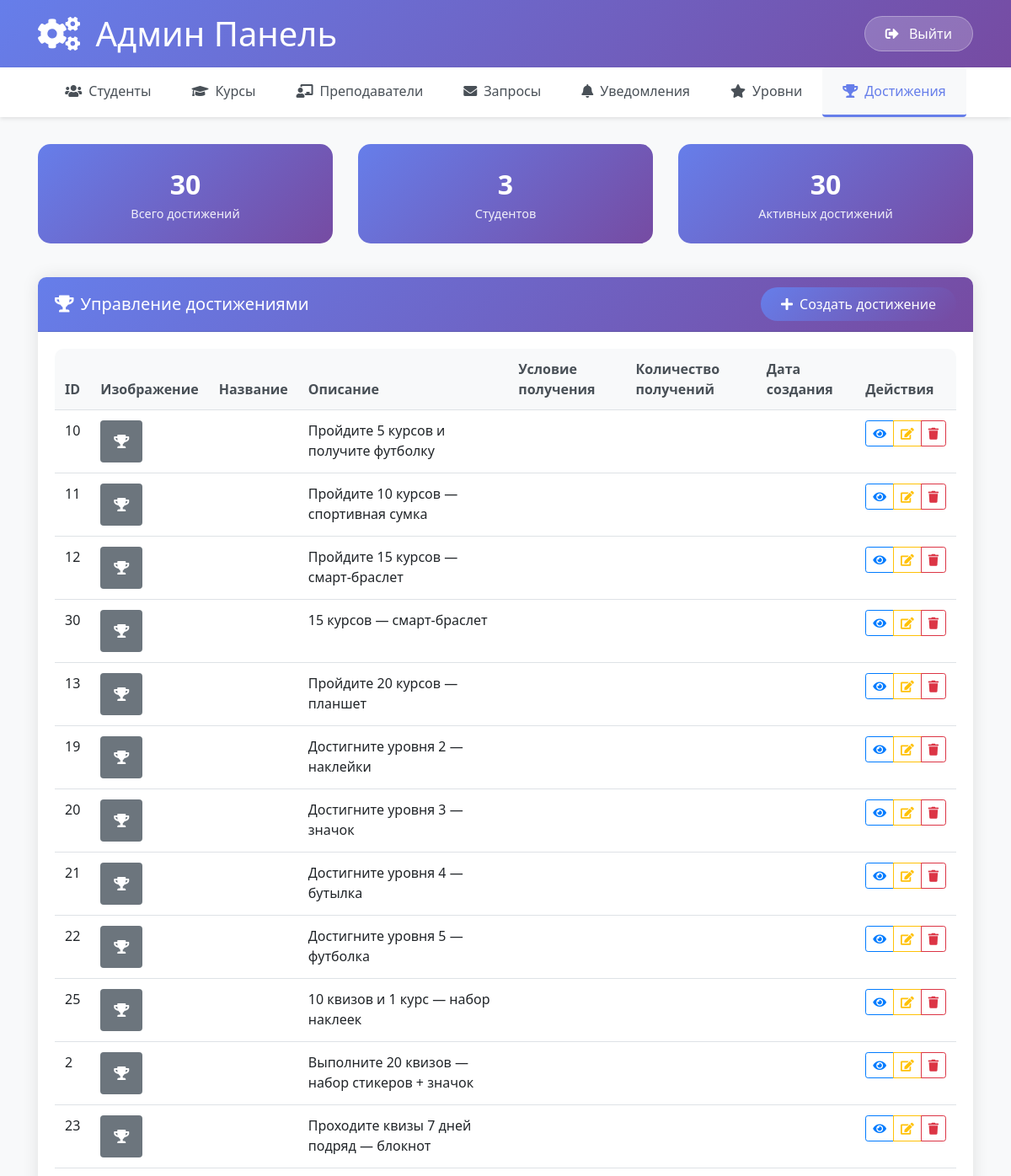
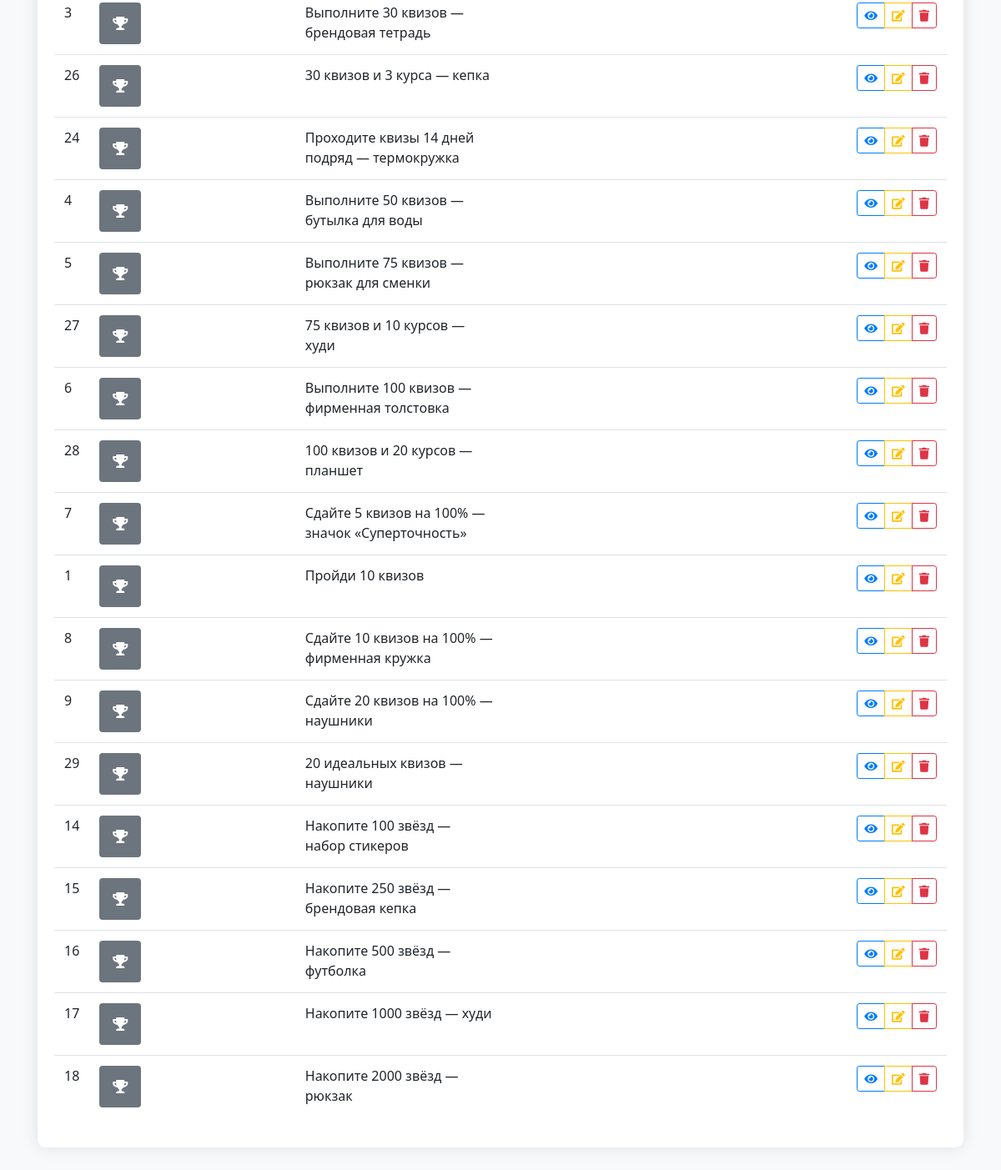
/admin_achievements/ (signed in), run on the app's committed database (2 pictures, top to bottom).
### courses/models.py (models this page shows, shortened)
class Achievement(models.Model):
    CONDITION_TYPES = [
        ('passed_quizzes', 'Пройдено квизов (>=70%)'),
        ('perfect_quizzes', 'Квизы на 100%'),
        ('completed_courses', 'Завершено курсов'),
        ('total_stars', 'Накоплено звёзд'),
        ('level_reached', 'Достигнут уровень'),
    ]
    code = models.CharField(max_length=64, unique=True)
    title = models.CharField(max_length=255)
    description = models.TextField(blank=True)
    condition_type = models.CharField(max_length=32, choices=CONDITION_TYPES)
    condition_value = models.IntegerField()
    reward = models.CharField(max_length=255, help_text='Название приза/награды (наклейки, футболка и т.д.)')
    reward_icon = models.CharField(max_length=16, blank=True, default='🎁')
    is_active = models.BooleanField(default=True)
    class Meta:
        ordering = ['condition_type', 'condition_value']

### courses/views.py (the view, shortened to what this page needs)
# urls.py: path('admin_achievements/', views.admin_achievements_page, name='admin_achievements_page'),
@login_required
def admin_achievements_page(request):
    from .models import Achievement, Student
    achievements = Achievement.objects.all()
    students = Student.objects.all()
    context = {
        'achievements': achievements,
        'students': students,
        'active_tab': 'achievements'
    }
    return render(request, 'courses/admin_achievements_page.html', context)

### courses/templates/courses/admin_achievements_page.html (shortened to what this page needs)
{% extends 'courses/admin_base.html' %}
{% block content %}
<div class="row mb-4">
    <div class="col-md-4">
        <div class="stats-card text-center">
            <div class="stats-number">{{ achievements.count }}</div>
            <div class="stats-label">Всего достижений</div>
        </div>
    </div>
    <div class="col-md-4">
        <div class="stats-card text-center">
            <div class="stats-number">{{ students.count }}</div>
            <div class="stats-label">Студентов</div>
        </div>
    </div>
    <div class="col-md-4">
        <div class="stats-card text-center">
            <div class="stats-number">{{ achievements|length }}</div>
            <div class="stats-label">Активных достижений</div>
        </div>
    </div>
</div>
<div class="row">
    <div class="col-12">
        <div class="card">
            <div class="card-header d-flex justify-content-between align-items-center">
                <h5 class="mb-0">
                    <i class="fas fa-trophy mr-2"></i>Управление достижениями
                </h5>
                <button class="btn btn-primary" data-toggle="modal" data-target="#addAchievementModal">
                    <i class="fas fa-plus mr-2"></i>Создать достижение
                </button>
            </div>
            <div class="card-body">
                <div class="table-responsive">
                    <table class="table table-hover">
                        <thead>
                            <tr>
                                <th>ID</th>
                                <th>Изображение</th>
                                <th>Название</th>
                                <th>Описание</th>
                                <th>Условие получения</th>
                                <th>Количество получений</th>
                                <th>Дата создания</th>
                                <th>Действия</th>
                            </tr>
                        </thead>
                        <tbody>
                            {% for achievement in achievements %}
                            <tr>
                                <td>{{ achievement.id }}</td>
                                <td>
                                    {% if achievement.image %}
                                        <img src="{{ achievement.image.url }}" alt="Achievement" class="rounded" width="50" height="50" style="object-fit: cover;">
                                    {% else %}
                                        <div class="rounded bg-secondary text-white d-flex align-items-center justify-content-center" style="width: 50px; height: 50px;">
                                            <i class="fas fa-trophy"></i>
                                        </div>
                                    {% endif %}
                                </td>
                                <td>{{ achievement.name }}</td>
                                <td>{{ achievement.description|truncatechars:50 }}</td>
                                <td>{{ achievement.condition|truncatechars:50 }}</td>
                                <td>{{ achievement.students.count }}</td>
                                <td>{{ achievement.created_at|date:"d.m.Y" }}</td>
                                <td>
                                    <div class="btn-group" role="group">
                                        <button class="btn btn-sm btn-outline-primary" onclick="viewAchievement({{ achievement.id }})">
                                            <i class="fas fa-eye"></i>
                                        </button>
                                        <button class="btn btn-sm btn-outline-warning" onclick="editAchievement({{ achievement.id }})">
                                            <i class="fas fa-edit"></i>
                                        </button>
                                        <button class="btn btn-sm btn-outline-danger" onclick="deleteAchievement({{ achievement.id }})">
                                            <i class="fas fa-trash"></i>
                                        </button>
                                    </div>
                                </td>
                            </tr>
                            {% empty %}
                            <tr>
                                <td colspan="8" class="text-center text-muted">Достижения не найдены</td>
                            </tr>
                            {% endfor %}
                        </tbody>
                    </table>
                </div>
            </div>
        </div>
    </div>
</div>
{% endblock %}

### courses/templates/courses/admin_base.html (style rules this page uses)
body { font-family: 'Segoe UI', Tahoma, Geneva, Verdana, sans-serif; background-color: #f8f9fa; }
.card { border: none; box-shadow: 0 0 20px rgba(0,0,0,0.1); border-radius: 10px; margin-bottom: 1.5rem; }
.card-header { background: linear-gradient(135deg, #667eea 0%, #764ba2 100%); color: white; border-radius: 10px 10px 0 0 !important; font-weight: 600; }
.btn-primary { background: linear-gradient(135deg, #667eea 0%, #764ba2 100%); border: none; border-radius: 25px; padding: 0.5rem 1.5rem; }
.table { background: white; border-radius: 10px; overflow: hidden; }
.table thead th { background: #f8f9fa; border: none; font-weight: 600; color: #495057; }
.stats-card { background: linear-gradient(135deg, #667eea 0%, #764ba2 100%); color: white; border-radius: 15px; padding: 1.5rem; margin-bottom: 1rem; }
.stats-card .stats-number { font-size: 2rem; font-weight: bold; }
.stats-card .stats-label { font-size: 0.9rem; opacity: 0.9; }

### data on the page
Achievement: id "10", description "Пройдите 5 курсов и получите футболку"
Achievement: id "11", description "Пройдите 10 курсов — спортивная сумка"
Achievement: id "12", description "Пройдите 15 курсов — смарт‑браслет"
Achievement: id "30", description "15 курсов — смарт‑браслет"
Achievement: id "13", description "Пройдите 20 курсов — планшет"
Achievement: id "19", description "Достигните уровня 2 — наклейки"
Achievement: id "20", description "Достигните уровня 3 — значок"
Achievement: id "21", description "Достигните уровня 4 — бутылка"
Achievement: id "22", description "Достигните уровня 5 — футболка"
Achievement: id "25", description "10 квизов и 1 курс — набор наклеек"
Achievement: id "2", description "Выполните 20 квизов — набор стикеров + значок"
Achievement: id "23", description "Проходите квизы 7 дней подряд — блокнот"
Achievement: id "3", description "Выполните 30 квизов — брендовая тетрадь"
Achievement: id "26", description "30 квизов и 3 курса — кепка"
Achievement: id "24", description "Проходите квизы 14 дней подряд — термокружка"
Achievement: id "4", description "Выполните 50 квизов — бутылка для воды"
Achievement: id "5", description "Выполните 75 квизов — рюкзак для сменки"
Achievement: id "27", description "75 квизов и 10 курсов — худи"
Achievement: id "6", description "Выполните 100 квизов — фирменная толстовка"
Achievement: id "28", description "100 квизов и 20 курсов — планшет"
Achievement: id "7", description "Сдайте 5 квизов на 100% — значок «Суперточность»"
Achievement: id "1", description "Пройди 10 квизов"
Achievement: id "8", description "Сдайте 10 квизов на 100% — фирменная кружка"
Achievement: id "9", description "Сдайте 20 квизов на 100% — наушники"
Achievement: id "29", description "20 идеальных квизов — наушники"
Achievement: id "14", description "Накопите 100 звёзд — набор стикеров"
Achievement: id "15", description "Накопите 250 звёзд — брендовая кепка"
Achievement: id "16", description "Накопите 500 звёзд — футболка"
Achievement: id "17", description "Накопите 1000 звёзд — худи"
Achievement: id "18", description "Накопите 2000 звёзд — рюкзак"

### other printed values
{{ achievements.count }} "30"
{{ students.count }} "3"
{{ achievements|length }} "30"
